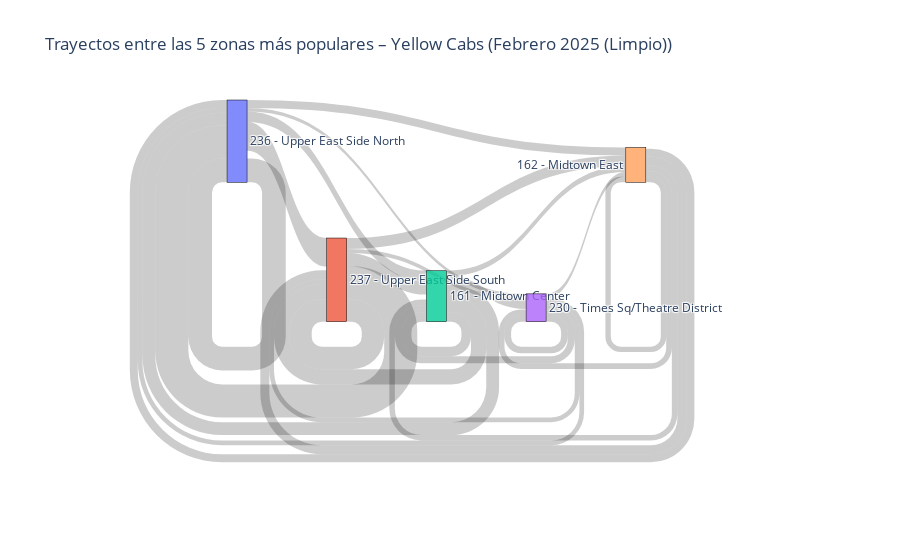
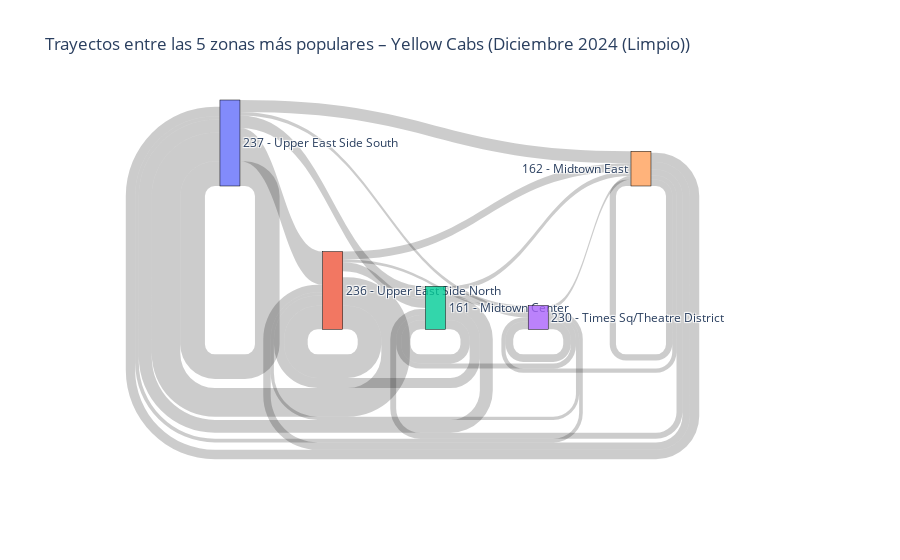
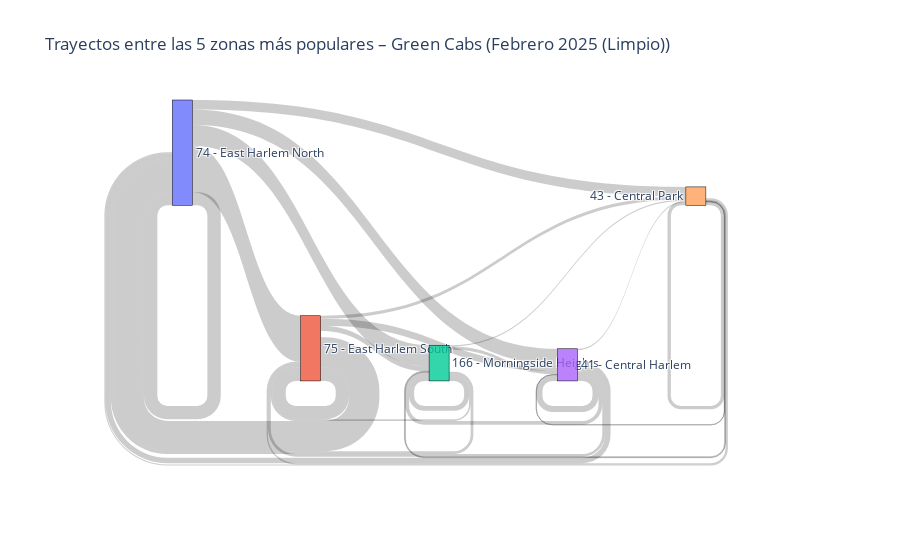
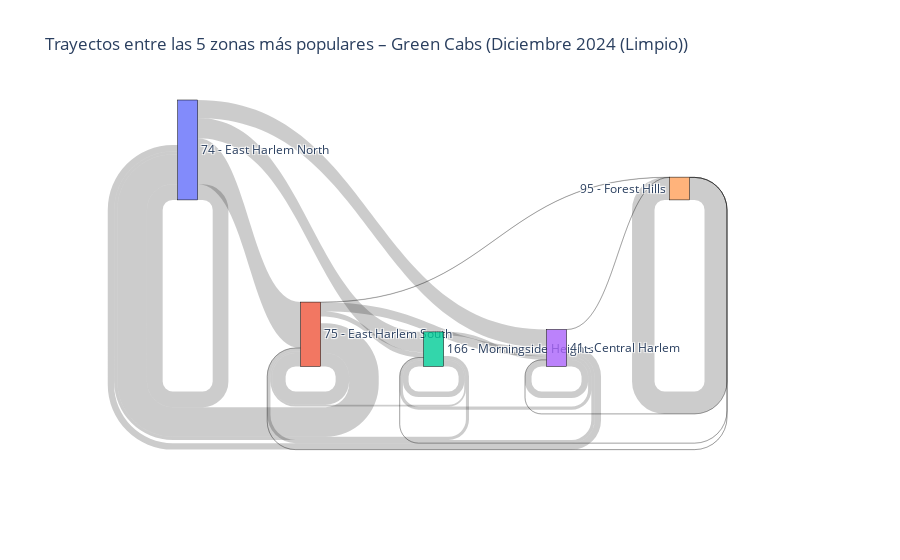

The notebook cell these images were saved under, in order:
### Markdown cell above
### Visualización de trayectos entre las 5 zonas más populares

### Code cell
# Función para generar un diagrama de Sankey con las 5 zonas más populares

def plot_sankey_top5(df, nombre_dataset, mes_label):
    """
    Diagrama de Sankey con las 5 zonas más populares (origen + destino),
    usando etiquetas combinadas con ID y nombre de zona.
    """

    # Agrupar trayectos entre zonas
    zonas = df.groupby(['PULocationID', 'DOLocationID']).size().reset_index(name='count')

    # Obtener top 5 zonas más activas
    zonas_frecuentes = pd.concat([
        zonas.groupby('PULocationID')['count'].sum(),
        zonas.groupby('DOLocationID')['count'].sum()
    ]).groupby(level=0).sum().nlargest(5).index.tolist()

    # Filtrar trayectos entre esas zonas
    zonas_top5 = zonas[
        zonas['PULocationID'].isin(zonas_frecuentes) &
        zonas['DOLocationID'].isin(zonas_frecuentes)
    ]

    # Crear etiquetas como "[ID] Nombre"
    etiquetas = [f"{z} - {zona_nombres.get(z, 'Desconocido')}" for z in zonas_frecuentes]
    zona_idx = {zona: i for i, zona in enumerate(zonas_frecuentes)}

    # Mapear source, target, value
    source = zonas_top5['PULocationID'].map(zona_idx).tolist()
    target = zonas_top5['DOLocationID'].map(zona_idx).tolist()
    value = zonas_top5['count'].tolist()

    # Crear Sankey
    fig = go.Figure(data=[go.Sankey(
        node=dict(
            pad=15, thickness=20,
            line=dict(color="black", width=0.5),
            label=etiquetas
        ),
        link=dict(source=source, target=target, value=value)
    )])

    fig.update_layout(
        title_text=f"Trayectos entre las 5 zonas más populares – {nombre_dataset} ({mes_label})",
        font_size=12
    )
    return fig


# Generamos diagramas de Sankey para los datasets de Febrero 2025 y Diciembre 2024 limpios
plot_sankey_top5(normalized_datasets["Yellow Feb 2025"], "Yellow Cabs", "Febrero 2025 (Limpio)").show()
plot_sankey_top5(normalized_datasets["Yellow Dec 2024"], "Yellow Cabs", "Diciembre 2024 (Limpio)").show()
plot_sankey_top5(normalized_datasets["Green Feb 2025"], "Green Cabs", "Febrero 2025 (Limpio)").show()
plot_sankey_top5(normalized_datasets["Green Dec 2024"], "Green Cabs", "Diciembre 2024 (Limpio)").show()

# Generamos diagramas de Sankey para los datasets de Febrero 2025 y Diciembre 2024 originales
""" plot_sankey_top5(yellow_df_2025_02, "Yellow Cabs", "Febrero 2025").show()
plot_sankey_top5(yellow_df_2024_12, "Yellow Cabs", "Diciembre 2024").show()
plot_sankey_top5(green_df_2025_02, "Green Cabs", "Febrero 2025").show()
plot_sankey_top5(green_df_2024_12, "Green Cabs", "Diciembre 2024").show() """

### Figure 1 — Plotly figure (JSON) as saved in the notebook; plotly's stock layout.template omitted (floating-point values rounded to 4 significant figures)
{"data": [{"link": {"source": [2, 2, 2, 2, 2, 4, 4, 4, 4, 4, 3, 3, 3, 3, 3, 0, 0, 0, 0, 0, 1, 1, 1, 1, 1], "target": [2, 4, 3, 0, 1, 2, 4, 3, 0, 1, 2, 4, 3, 0, 1, 2, 4, 3, 0, 1, 2, 4, 3, 0, 1], "value": [6693, 3945, 5396, 9002, 10693, 3884, 3778, 3964, 5584, 6351, 4919, 3417, 4652, 3278, 3261, 7457, 5569, 2456, 16603, 20159, 9266, 7690, 2763, 23201, 15750]}, "node": {"label": ["236 - Upper East Side North", "237 - Upper East Side South", "161 - Midtown Center", "230 - Times Sq/Theatre District", "162 - Midtown East"], "line": {"color": "black", "width": 0.5}, "pad": 15, "thickness": 20}, "type": "sankey"}], "layout": {"font": {"size": 12}, "title": {"text": "Trayectos entre las 5 zonas más populares – Yellow Cabs (Febrero 2025 (Limpio))"}}}

### Figure 2 — Plotly figure (JSON) as saved in the notebook; plotly's stock layout.template omitted (floating-point values rounded to 4 significant figures)
{"data": [{"link": {"source": [2, 2, 2, 2, 2, 4, 4, 4, 4, 4, 3, 3, 3, 3, 3, 1, 1, 1, 1, 1, 0, 0, 0, 0, 0], "target": [2, 4, 3, 1, 0, 2, 4, 3, 1, 0, 2, 4, 3, 1, 0, 2, 4, 3, 1, 0, 2, 4, 3, 1, 0], "value": [7797, 4161, 4943, 8707, 11007, 5041, 5329, 3625, 6343, 7972, 4368, 3074, 6470, 2709, 3113, 7769, 6745, 2268, 20066, 24319, 10747, 10256, 2923, 28294, 20960]}, "node": {"label": ["237 - Upper East Side South", "236 - Upper East Side North", "161 - Midtown Center", "230 - Times Sq/Theatre District", "162 - Midtown East"], "line": {"color": "black", "width": 0.5}, "pad": 15, "thickness": 20}, "type": "sankey"}], "layout": {"font": {"size": 12}, "title": {"text": "Trayectos entre las 5 zonas más populares – Yellow Cabs (Diciembre 2024 (Limpio))"}}}

### Figure 3 — Plotly figure (JSON) as saved in the notebook; plotly's stock layout.template omitted (floating-point values rounded to 4 significant figures)
{"data": [{"link": {"source": [3, 3, 3, 3, 3, 4, 4, 4, 4, 4, 0, 0, 0, 0, 0, 1, 1, 1, 1, 1, 2, 2, 2, 2, 2], "target": [3, 4, 0, 1, 2, 3, 4, 0, 1, 2, 3, 4, 0, 1, 2, 3, 4, 0, 1, 2, 3, 4, 0, 1, 2], "value": [258, 58, 234, 120, 160, 18, 142, 44, 56, 40, 656, 402, 573, 1967, 897, 300, 131, 1292, 571, 215, 140, 54, 118, 67, 211]}, "node": {"label": ["74 - East Harlem North", "75 - East Harlem South", "166 - Morningside Heights", "41 - Central Harlem", "43 - Central Park"], "line": {"color": "black", "width": 0.5}, "pad": 15, "thickness": 20}, "type": "sankey"}], "layout": {"font": {"size": 12}, "title": {"text": "Trayectos entre las 5 zonas más populares – Green Cabs (Febrero 2025 (Limpio))"}}}

### Figure 4 — Plotly figure (JSON) as saved in the notebook; plotly's stock layout.template omitted (floating-point values rounded to 4 significant figures)
{"data": [{"link": {"source": [3, 3, 3, 3, 3, 0, 0, 0, 0, 1, 1, 1, 1, 1, 4, 4, 4, 4, 2, 2, 2, 2], "target": [3, 0, 1, 4, 2, 3, 0, 1, 2, 3, 0, 1, 4, 2, 3, 1, 4, 2, 3, 0, 1, 2], "value": [286, 283, 143, 1, 142, 784, 690, 2010, 894, 388, 1299, 590, 12, 230, 1, 2, 985, 1, 158, 135, 74, 247]}, "node": {"label": ["74 - East Harlem North", "75 - East Harlem South", "166 - Morningside Heights", "41 - Central Harlem", "95 - Forest Hills"], "line": {"color": "black", "width": 0.5}, "pad": 15, "thickness": 20}, "type": "sankey"}], "layout": {"font": {"size": 12}, "title": {"text": "Trayectos entre las 5 zonas más populares – Green Cabs (Diciembre 2024 (Limpio))"}}}
